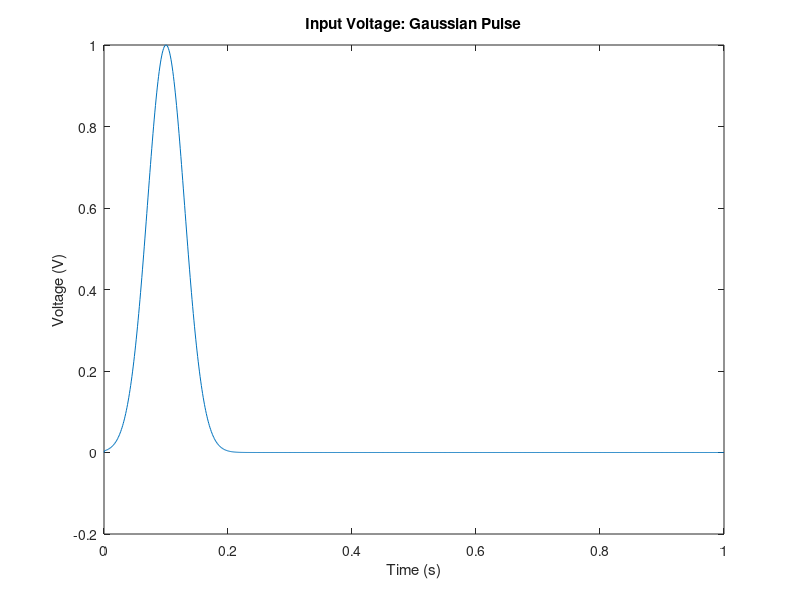
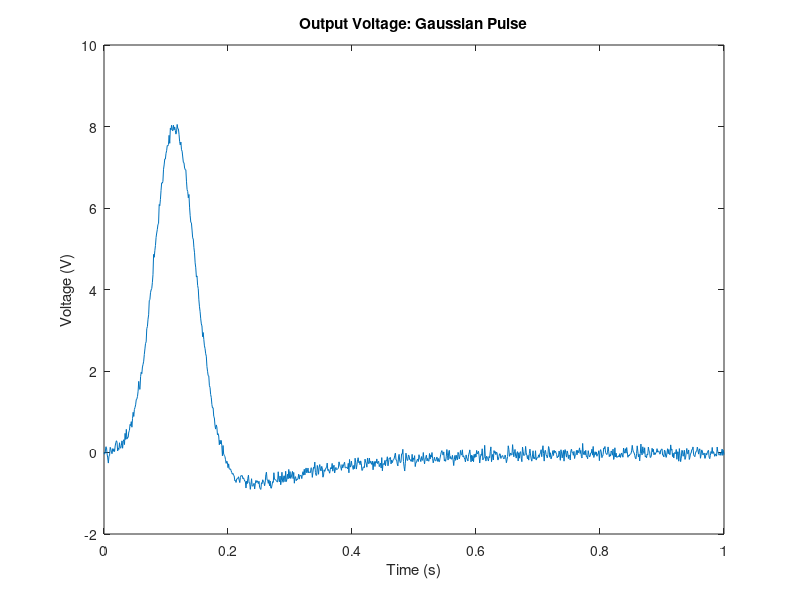

Recreate these plots in MATLAB, in order.
close all
clear all;
clc;

% Parameters
R1 = 1;
R2 = 2;
R3 = 10;
R4 = 0.1;
RO = 1000;
C1 = 0.25;
L1 = 0.2;
alpha = 100;

Cn=0.00001;
% % Cn=0.0001;
%Cn=0.000001;

% V = [ V1; V2; V3; V4; V5; IL]
Vin=1;
G=zeros(6);
C=zeros(6);

%% V1
G(1,:)=[1 0 0 0 0 0]; % V1
C(1,:)=[0 0 0 0 0 0]; % V1

%% V2
G(2,:)=[(-1/R1) (1/R2+1/R1) 0 0 0 1]; 
C(2,:)=[-C1 +C1 0 0 0 0];

%% V3
G(3,:)=[0 0 1/R3 0 0 -1]; 
C(3,:)=[0 0 Cn 0 0 0]; 

%% V4
G(4,:)=[0 0 -1*alpha/R3 1 0 0]; 
C(4,:)=[0 0 0 0 0 0]; 

%% V5
G(5,:)=[0 0 0 -1/R4 (1/R4+1/RO) 0]; 
C(5,:)=[0 0 0 0 0 0];

%% V6
G(6,:)=[0 -1 1 0 0 0]; 
C(6,:)=[0 0 0 0 0 L1]; 

format shortG
format compact
C

%% Part C gause


timesim=1; % sec
numsteps=1000;

f=1/0.03;

timestep=timesim/numsteps;

A=(C./timestep+G);

clear V

V(1:6,1)=[0;0;0;0;0;0];

t=linspace(0,timesim,numsteps);

Pulse=@(t) exp(-(t-0.1)^2/(2.*0.03^2));


%fplot(Pulse,[0 1])


for step=1:numsteps
    
    In=randn()*0.001;
    
    
    t=step*timestep;
    
    Vin=Pulse(t);
    
    F=[Vin; 0; -In; 0; 0; 0];
    
    B=C*V(1:6,step)./timestep+F;
    
    V(1:6,step+1)=A\B;
    

end


figure(15)
plot(linspace(0,timesim,numsteps+1),V(1,:))
title('Input Voltage: Gaussian Pulse')
xlabel('Time (s)')
ylabel('Voltage (V)')


figure(16)
plot(linspace(0,timesim,numsteps+1),V(5,:))
title('Output Voltage: Gaussian Pulse')
xlabel('Time (s)')
ylabel('Voltage (V)')


